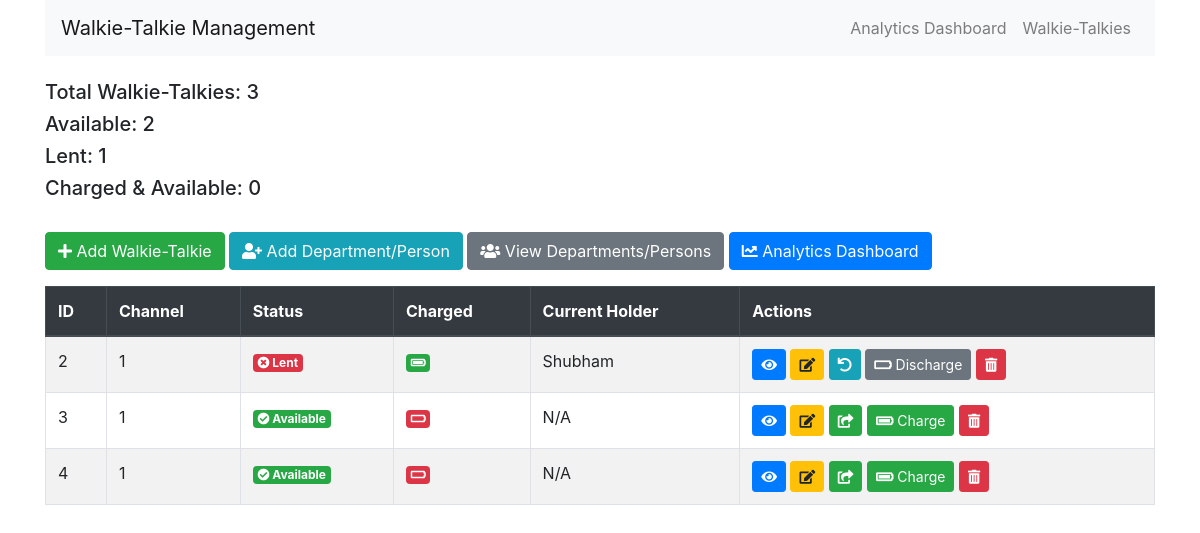
Before: / with the older database file.
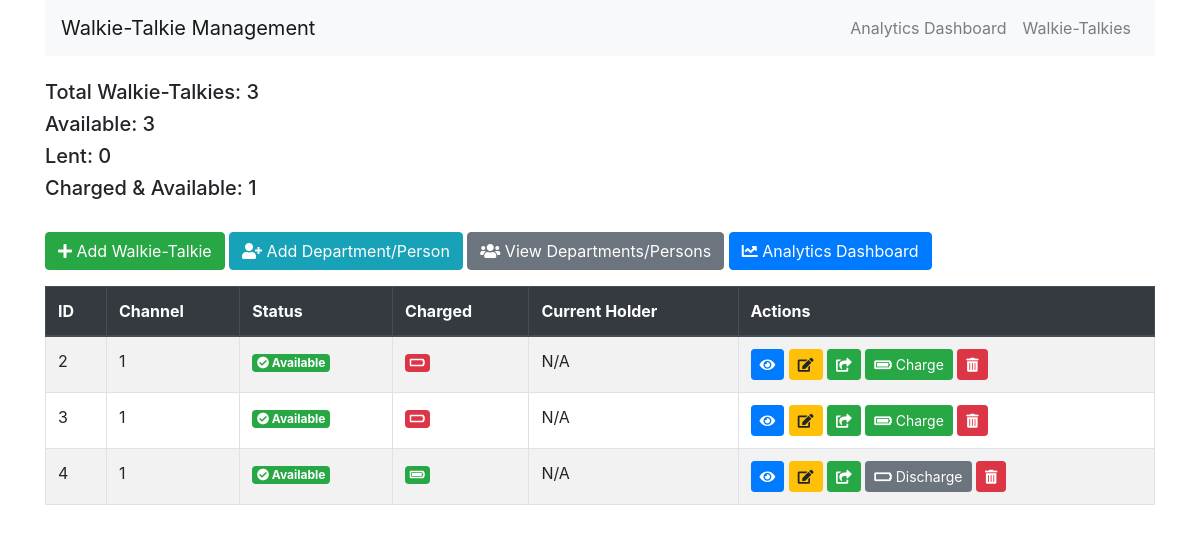
After: the same page with the newer database file.
### models.py (models this page shows)
class WalkieTalkie(db.Model):
    id = db.Column(db.Integer, primary_key=True)
    channel = db.Column(db.Integer, nullable=True, default=1)
    is_lent = db.Column(db.Boolean, default=False)
    current_holder = db.Column(db.String(100), nullable=True)
    is_charged = db.Column(db.Boolean, default=False)  # Default is now False (discharged)
    rental_history = db.relationship('Rental', backref='walkie_talkie', lazy=True)

### routes.py (the view)
@app.route('/')
def index():
    walkie_talkies = WalkieTalkie.query.all()
    total_wt = len(walkie_talkies)
    available_wt = WalkieTalkie.query.filter_by(is_lent=False).count()
    lent_wt = WalkieTalkie.query.filter_by(is_lent=True).count()
    charged_wt = WalkieTalkie.query.filter_by(is_lent=False, is_charged=True).count()
    return render_template('index.html', walkie_talkies=walkie_talkies, total_wt=total_wt,
                           available_wt=available_wt, lent_wt=lent_wt, charged_wt=charged_wt)

### templates/index.html (shortened to what this page needs)
{% extends 'base.html' %}
{% block content %}
<div class="row mb-4">
    <div class="col">
        <h5>Total Walkie-Talkies: {{ total_wt }}</h5>
        <h5>Available: {{ available_wt }}</h5>
        <h5>Lent: {{ lent_wt }}</h5>
        <h5>Charged & Available: {{ charged_wt }}</h5>
    </div>
</div>
<div class="mb-3">
    <a href="{{ url_for('add_walkie_talkie') }}" class="btn btn-success">
        <i class="fas fa-plus"></i> Add Walkie-Talkie
    </a>
    <a href="{{ url_for('add_department') }}" class="btn btn-info">
        <i class="fas fa-user-plus"></i> Add Department/Person
    </a>
    <a href="{{ url_for('departments') }}" class="btn btn-secondary">
        <i class="fas fa-users"></i> View Departments/Persons
    </a>
    <a href="{{ url_for('analytics') }}" class="btn btn-primary">
        <i class="fas fa-chart-line"></i> Analytics Dashboard
    </a>
</div>
<table class="table table-striped table-bordered">
    <thead class="thead-dark">
        <tr>
            <th>ID</th>
            <th>Channel</th>
            <th>Status</th>
            <th>Charged</th>
            <th>Current Holder</th>
            <th>Actions</th>
        </tr>
    </thead>
    <tbody>
        {% for wt in walkie_talkies %}
        <tr class="{% if wt.is_lent %}lent-row{% endif %}">
            <td>{{ wt.id }}</td>
            <td>{{ wt.channel }}</td>
            <td>
                {% if wt.is_lent %}
                    <span class="badge badge-danger" data-toggle="tooltip" title="Lent to {{ wt.current_holder }}">
                        <i class="fas fa-times-circle"></i> Lent
                    </span>
                {% else %}
                    <span class="badge badge-success" data-toggle="tooltip" title="Available for lending">
                        <i class="fas fa-check-circle"></i> Available
                    </span>
                {% endif %}
            </td>
            <td>
                {% if wt.is_charged %}
                    <span class="badge badge-success" data-toggle="tooltip" title="Fully Charged">
                        <i class="fas fa-battery-full"></i>
                    </span>
                {% else %}
                    <span class="badge badge-danger" data-toggle="tooltip" title="Not Charged">
                        <i class="fas fa-battery-empty"></i>
                    </span>
                {% endif %}
            </td>
            <td>{{ wt.current_holder or 'N/A' }}</td>
            <td>
                <a href="{{ url_for('view_walkie_talkie', wt_id=wt.id) }}" class="btn btn-sm btn-primary" data-toggle="tooltip" title="View Details">
                    <i class="fas fa-eye"></i>
                </a>
                <a href="{{ url_for('edit_walkie_talkie', wt_id=wt.id) }}" class="btn btn-sm btn-warning" data-toggle="tooltip" title="Edit">
                    <i class="fas fa-edit"></i>
                </a>
                {% if not wt.is_lent %}
                    <a href="{{ url_for('lend_walkie_talkie', wt_id=wt.id) }}" class="btn btn-sm btn-success" data-toggle="tooltip" title="Lend">
                        <i class="fas fa-share-square"></i>
                    </a>
                {% else %}
                  <a href="{{ url_for('return_walkie_talkie', wt_id=wt.id) }}"
                    class="btn btn-sm btn-info"
                    data-toggle="tooltip"
                    title="Return"
                    onclick="return confirm('Are you sure you want to return this walkie-talkie?');">
                    <i class="fas fa-undo"></i>
                  </a>
                {% endif %}
                <form action="{{ url_for('toggle_charge_status', wt_id=wt.id) }}" method="post" style="display:inline;">
                    <button type="submit" class="btn btn-sm {% if wt.is_charged %}btn-secondary{% else %}btn-success{% endif %}" data-toggle="tooltip" title="Toggle Charge Status">
                        {% if wt.is_charged %}
                            <i class="fas fa-battery-empty"></i> Discharge
                        {% else %}
                            <i class="fas fa-battery-full"></i> Charge
                        {% endif %}
                    </button>
                </form>
                <form action="{{ url_for('delete_walkie_talkie', wt_id=wt.id) }}" method="post" style="display:inline;">
                    <button type="submit" class="btn btn-sm btn-danger" onclick="return confirm('Are you sure you want to delete this walkie-talkie?');" data-toggle="tooltip" title="Delete">
                        <i class="fas fa-trash-alt"></i>
                    </button>
                </form>
            </td>
        </tr>
        {% endfor %}
    </tbody>
</table>
{% endblock %}

### templates/base.html (shortened to what this page needs)
<!DOCTYPE html>
<html>
<head>
    <link rel="stylesheet"
          href="https://maxcdn.bootstrapcdn.com/bootstrap/4.5.2/css/bootstrap.min.css">
    <link rel="stylesheet" href="https://cdnjs.cloudflare.com/ajax/libs/font-awesome/5.15.1/css/all.min.css">
</head>
<body>
    <div class="container">
        <nav class="navbar navbar-expand-lg navbar-light bg-light mb-4">
            <a class="navbar-brand" href="{{ url_for('index') }}">Walkie-Talkie Management</a>
            <div class="collapse navbar-collapse">
                <ul class="navbar-nav ml-auto">
                    <li class="nav-item">
                        <a class="nav-link" href="{{ url_for('analytics') }}">Analytics Dashboard</a>
                    </li>
                    <li class="nav-item">
                        <a class="nav-link" href="{{ url_for('list_walkie_talkies') }}">Walkie-Talkies</a>
                    </li>
                </ul>
            </div>
        </nav>
        {% block content %}{% endblock %}
    </div>
</body>
</html>

Changed rows visible on the page:
changed WalkieTalkie id 2: current_holder "Shubham" → "N/A"; is_lent "Lent" → "Available"; is_charged "Discharge" → "Charge"
changed WalkieTalkie id 4: is_charged "Charge" → "Discharge"
Other visible differences:
{{ available_wt }}: "2" → "3"
{{ lent_wt }}: "1" → "0"
{{ charged_wt }}: "0" → "1"
